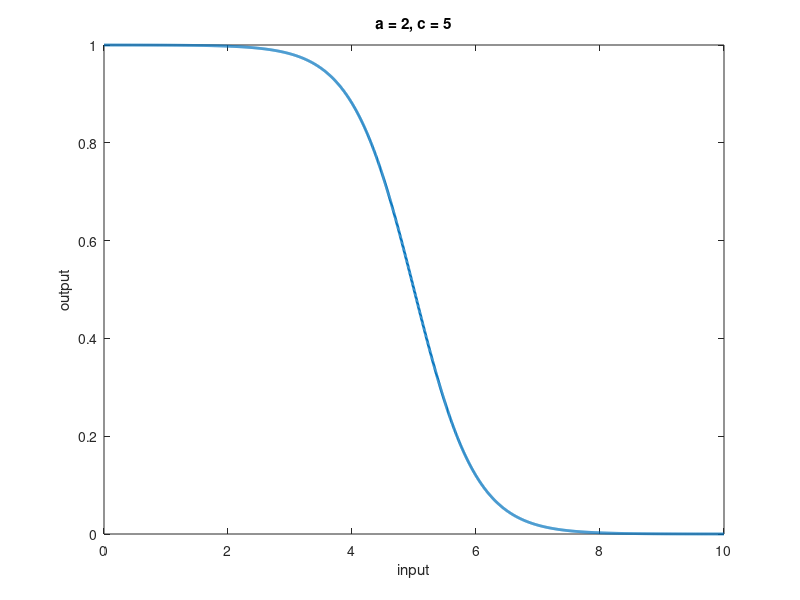

This figure's MATLAB source:
clc;
close;
clear;

% a_force: 2
% c_force: 5 # Newton
% a_pos: 700
% c_pos: 0.02 # meters
% a_orient: 4
% c_orient: 5 # rads
            
a = 2;
c = 5;

x = 0:(c/1000):2*c;

y = 1 ./ ( 1 + exp(a*(x-c)) );

figure;
plot(x, y, 'LineWidth',2.0);
xlabel('input');
ylabel('output');
title(['a = ' num2str(a) ', c = ' num2str(c)]);

